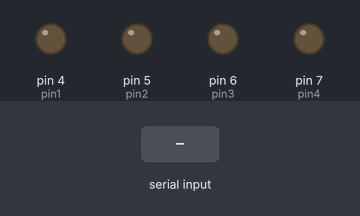
Recording of a sketch running on a simulated Arduino Uno, built with avr-gcc and run on an emulated ATmega328P. Shown: output pins drawn as LEDs (lit = HIGH). Inputs (shaded band) come from the test bench. What the sketch prints to the serial monitor is not drawn.

Above: at 1.2 s.
1.3 s: "F" received over Serial
At 1.9 s:
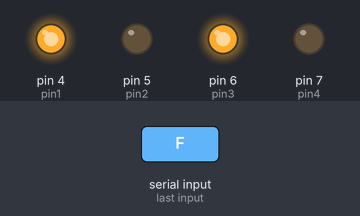
2.8 s: "R" received over Serial
At 4.0 s:
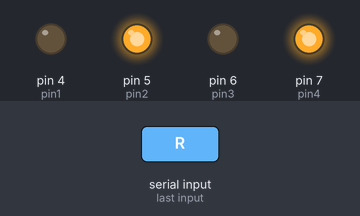
4.3 s: "P" received over Serial
At 5.4 s:
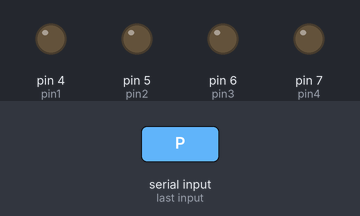
Timing chart, 0 to 7.3 s (numbered marks = the images above; inputs shaded):
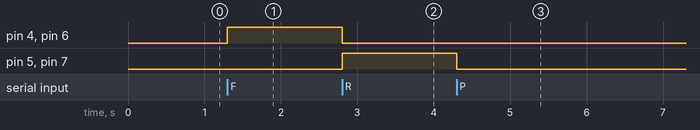

The sketch:

roboSumo.ino
```cpp
// Klayvem Guimarães
// Maria Luiza Fernandes
// Rayssa Buarque

#include <SoftwareSerial.h>

int readBluetooth; //Variável que irá receber o comando enviado do Android
int pin1 = 4;
int pin2 = 5;
int pin3 = 6;
int pin4 = 7;

void setup() {
  Serial.begin(9600);//Inicia comunicação serial
  pinMode(pin1,OUTPUT);
  pinMode(pin2,OUTPUT);
  pinMode(pin3,OUTPUT);
  pinMode(pin4,OUTPUT);
}

void loop() {
  if(Serial.available()>0){
    readBluetooth = Serial.read();
    if(readBluetooth == 'F'){
      digitalWrite(pin1, HIGH);
      digitalWrite(pin2, LOW);
      digitalWrite(pin3, HIGH);
      digitalWrite(pin4, LOW);
      Serial.print("F");
    }
     if(readBluetooth == 'R'){
      digitalWrite(pin1, LOW);
      digitalWrite(pin2, HIGH);
      digitalWrite(pin3, LOW);
      digitalWrite(pin4, HIGH);
      Serial.print("R");
    }

    if(readBluetooth == 'P'){
      digitalWrite(pin1, LOW);
      digitalWrite(pin2, LOW);
      digitalWrite(pin3, LOW);
      digitalWrite(pin4, LOW);
      Serial.print("P");
    }
  }
}
```

Measured:
- after the input at 1.3 s, pin 4 (pin1), pin 6 (pin3): LOW → HIGH at once
- after the input at 2.8 s, pin 4 (pin1), pin 6 (pin3): HIGH → LOW at once; pin 5 (pin2), pin 7 (pin4): LOW → HIGH at once
- after the input at 4.3 s, pin 5 (pin2), pin 7 (pin4): HIGH → LOW at once
